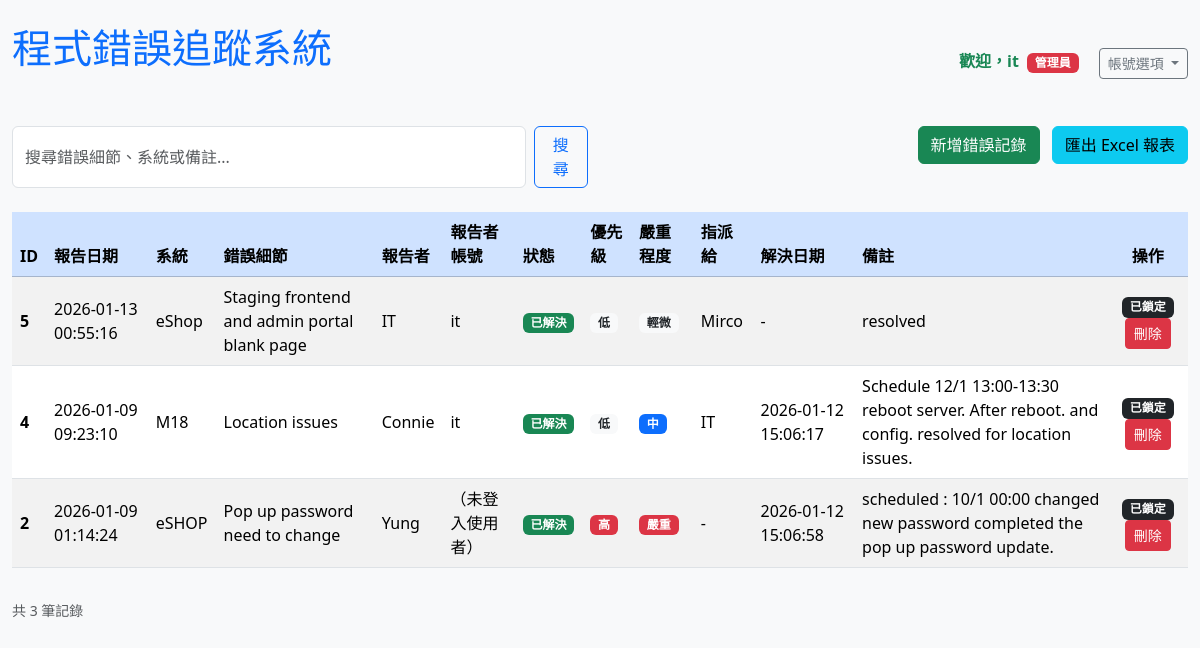
Before: / (signed in) with the older database file.
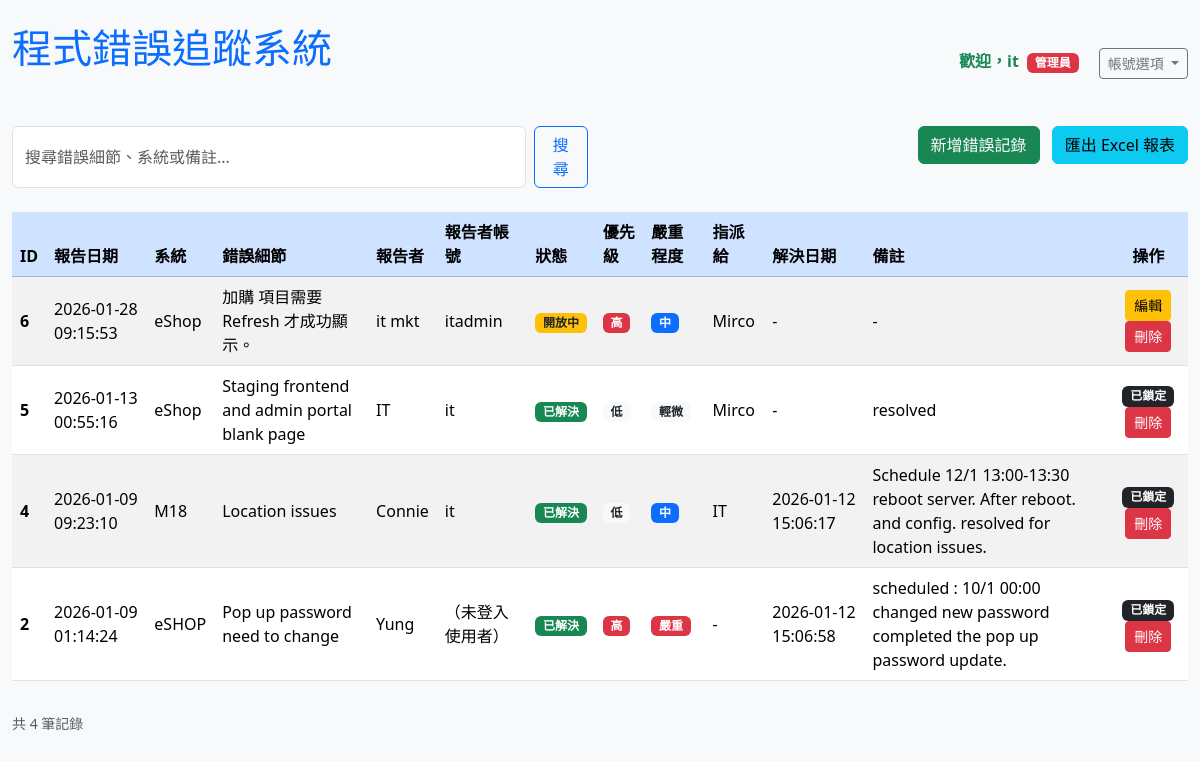
After: the same page with the newer database file.
### tables this page shows
CREATE TABLE users (
    id INTEGER PRIMARY KEY AUTOINCREMENT,
    username TEXT UNIQUE NOT NULL,
    password_hash TEXT NOT NULL,
    is_admin BOOLEAN DEFAULT 0
);

CREATE TABLE bugs (
    id INTEGER PRIMARY KEY AUTOINCREMENT,
    report_date DATETIME DEFAULT CURRENT_TIMESTAMP,  -- 報告時間，自動填入目前時間
    system TEXT NOT NULL,                            -- 系統或模組名稱
    bug_details TEXT NOT NULL,                       -- 錯誤詳細描述
    reported_by TEXT NOT NULL,                       -- 報告者
    status TEXT DEFAULT '開放中',                     -- 狀態：開放中、處理中、已解決、已關閉
    priority TEXT DEFAULT '中',                      -- 優先級：低、中、高
    severity TEXT DEFAULT '中',                      -- 嚴重程度：輕微、中、重大、嚴重
    assigned_to TEXT,                                -- 指派給誰（可為空）
    resolution_date DATETIME,                        -- 解決時間
    notes TEXT                                       -- 備註或更新記錄
, reported_by_user_id INTEGER REFERENCES users(id));

### app.py (the view)
@app.route('/', methods=['GET'])
def index():
    user = get_current_user()
    if user:
        query = request.args.get('query', '')
        conn = get_db_connection()
        if query:
            bugs = conn.execute('''
                SELECT b.*, u.username as reporter_username
                FROM bugs b LEFT JOIN users u ON b.reported_by_user_id = u.id
                WHERE b.bug_details LIKE ? OR b.system LIKE ? OR b.notes LIKE ?
                ORDER BY b.report_date DESC
            ''', (f'%{query}%', f'%{query}%', f'%{query}%')).fetchall()
        else:
            bugs = conn.execute('''
                SELECT b.*, u.username as reporter_username
                FROM bugs b LEFT JOIN users u ON b.reported_by_user_id = u.id
                ORDER BY b.report_date DESC
            ''').fetchall()
        conn.close()
        bugs_with_permission = []
        for bug in bugs:
            bug_dict = dict(bug)
            bug_dict['can_edit'] = can_edit_or_delete(bug, user)
            bugs_with_permission.append(bug_dict)
        return render_template('index.html',
                               bugs=bugs_with_permission,
                               query=query,
                               user=user,
                               show_list=True)
    else:
        return render_template('index.html',
                               bugs=[],
                               query='',
                               user=None,
                               show_list=False)

### app.py (called while the page is built)
def get_db_connection():
    conn = sqlite3.connect('bug_tracker.db')
    conn.row_factory = sqlite3.Row
    return conn

def get_current_user():
    if 'user_id' not in session:
        return None
    conn = get_db_connection()
    user = conn.execute('SELECT * FROM users WHERE id = ?', (session['user_id'],)).fetchone()
    conn.close()
    return user

def is_admin(user):
    return user['is_admin'] == 1 if user else False

def can_edit_or_delete(bug, user):
    if not user:
        return False
    if is_admin(user):
        return True
    return bug['reported_by_user_id'] == user['id']

### templates/index.html (shortened to what this page needs)
{% extends "base.html" %}
{% block content %}
    {% if show_list %}
        <div class="row mb-4">
            <div class="col-md-6">
                <form class="d-flex" method="GET">
                    <input type="text" name="query" class="form-control me-2" placeholder="搜尋錯誤細節、系統或備註..." value="{{ query or '' }}">
                    <button class="btn btn-outline-primary" type="submit">搜尋</button>
                </form>
            </div>
            <div class="col-md-6 text-end">
                <a href="{{ url_for('add_bug') }}" class="btn btn-success me-2">新增錯誤記錄</a>
                <a href="{{ url_for('export_excel') }}" class="btn btn-info">匯出 Excel 報表</a>
            </div>
        </div>
        {% if bugs|length == 0 %}
            <div class="alert alert-info text-center">
                {% if query %}
                    沒有找到符合「{{ query }}」的記錄。
                {% else %}
                    目前尚未有任何錯誤記錄。
                {% endif %}
            </div>
        {% else %}
            <div class="table-responsive">
                <table class="table table-striped table-hover align-middle">
                    <thead class="table-primary">
                        <tr>
                            <th>ID</th>
                            <th>報告日期</th>
                            <th>系統</th>
                            <th>錯誤細節</th>
                            <th>報告者</th>
                            <th>報告者帳號</th>
                            <th>狀態</th>
                            <th>優先級</th>
                            <th>嚴重程度</th>
                            <th>指派給</th>
                            <th>解決日期</th>
                            <th>備註</th>
                            <th class="text-center">操作</th>
                        </tr>
                    </thead>
                    <tbody>
                        {% for bug in bugs %}
                        <tr>
                            <td><strong>{{ bug['id'] }}</strong></td>
                            <td>{{ bug['report_date'] }}</td>
                            <td>{{ bug['system'] }}</td>
                            <td>{{ bug['bug_details'] }}</td>
                            <td>{{ bug['reported_by'] }}</td>
                            <td>{{ bug['reporter_username'] or '（未登入使用者）' }}</td>
                            <td>
                                {% if bug['status'] == '開放中' %}<span class="badge bg-warning text-dark">開放中</span>
                                {% elif bug['status'] == '處理中' %}<span class="badge bg-info">處理中</span>
                                {% elif bug['status'] == '已解決' %}<span class="badge bg-success">已解決</span>
                                {% elif bug['status'] == '已關閉' %}<span class="badge bg-secondary">已關閉</span>
                                {% endif %}
                            </td>
                            <td>
                                {% if bug['priority'] == '低' %}<span class="badge bg-light text-dark">低</span>
                                {% elif bug['priority'] == '中' %}<span class="badge bg-primary">中</span>
                                {% elif bug['priority'] == '高' %}<span class="badge bg-danger">高</span>
                                {% endif %}
                            </td>
                            <td>
                                {% if bug['severity'] == '輕微' %}<span class="badge bg-light text-dark">輕微</span>
                                {% elif bug['severity'] == '中' %}<span class="badge bg-primary">中</span>
                                {% elif bug['severity'] == '重大' %}<span class="badge bg-warning text-dark">重大</span>
                                {% elif bug['severity'] == '嚴重' %}<span class="badge bg-danger">嚴重</span>
                                {% endif %}
                            </td>
                            <td>{{ bug['assigned_to'] or '-' }}</td>
                            <td>{{ bug['resolution_date'] or '-' }}</td>
                            <td>{{ bug['notes'] or '-' }}</td>
                            <td class="text-center">
                                {% if bug['can_edit'] and bug['status'] not in ['已解決', '已關閉'] %}
                                    <a href="{{ url_for('edit_bug', id=bug['id']) }}" class="btn btn-warning btn-sm">編輯</a>
                                {% elif bug['status'] in ['已解決', '已關閉'] %}
                                    <span class="badge bg-dark">已鎖定</span>
                                {% endif %}
                                {% if bug['can_edit'] %}
                                    <form action="{{ url_for('delete_bug', id=bug['id']) }}" method="POST" style="display:inline;" onsubmit="return confirm('確定要刪除這筆記錄嗎？');">
                                        <button type="submit" class="btn btn-danger btn-sm">刪除</button>
                                    </form>
                                {% endif %}
                            </td>
                        </tr>
                        {% endfor %}
                    </tbody>
                </table>
            </div>
            <div class="text-muted small mt-3">
                共 {{ bugs|length }} 筆記錄
            </div>
        {% endif %}
    {% endif %}
{% endblock %}

### templates/base.html (shortened to what this page needs)
<!DOCTYPE html>
<html lang="zh-TW">
<head>
    <link href="https://cdn.jsdelivr.net/npm/bootstrap@5.3.3/dist/css/bootstrap.min.css" rel="stylesheet">
</head>
<body>
    <div class="container mt-4">
        <div class="d-flex justify-content-between align-items-center mb-4">
            <h1>程式錯誤追蹤系統</h1>
            <div>
                {% if user %}
                    <span class="me-3 text-success fw-bold">
                        歡迎，{{ user['username'] }}
                        {% if user['is_admin'] %}<span class="badge bg-danger ms-1">管理員</span>{% endif %}
                    </span>
                    <div class="btn-group" role="group">
                        <button type="button" class="btn btn-outline-secondary btn-sm dropdown-toggle" data-bs-toggle="dropdown" aria-expanded="false">
                            帳號選項
                        </button>
                    </div>
                {% else %}
                    <a href="{{ url_for('login') }}" class="btn btn-outline-primary btn-sm">登入</a>
                {% endif %}
            </div>
        </div>
        {% block content %}{% endblock %}
    </div>
</body>
</html>

### templates/base.html (style rules this page uses)
body { background-color: #f8f9fa; }
.container { max-width: 1200px; }
h1 { margin-bottom: 30px; color: #0d6efd; }

Changed rows visible on the page:
added bugs: id "6", report_date "2026-01-28 09:15:53", system "eShop", bug_details "加購 項目需要 Refresh 才成功顯示。", reported_by "it mkt", username "itadmin", status "開放中", priority "高", severity "中", assigned_to "Mirco", bug "-", notes "-"
Other visible differences:
{{ bugs|length }}: "3" → "4"
